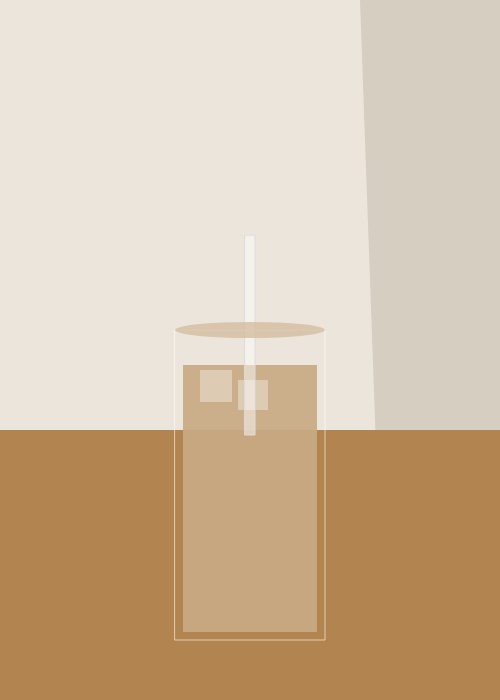
Frame 1 (no input)
Frame 60 (no input): identical to frame 1, image omitted
Frame 120 (the mouse pressed at the canvas centre since frame 60): identical to frame 1, image omitted

The p5.js sketch that drew this single still picture (run headless with seeded random() and noise() and a simulated clock; from frame 60 on, the mouse is pressed at the canvas centre):

// p5.js sketch
// ── sketch.js
function setup() {
  createCanvas(500, 700);
}

function draw() {
  // 배경벽
  background(235, 229, 219);

  //오른쪽 모서리 벽
  noStroke();
  fill(214, 206, 192);
  quad(360, 0, 500, 0, 500, 620, 385, 700);

  //원목 테이블
  noStroke();
  fill(178, 133, 80);
  rect(0, 430, 500, 270);

 

  //아이스 라떼
  fill(200, 171, 132, 235);
  rect(183, 365, 134, 267);

  //얼음 조각
  fill(255, 255, 255, 90);
  rect(200, 370, 32, 32);
  rect(238, 380, 30, 30);

  //빨대
  fill(255, 255, 255, 120);
  stroke(220, 220, 224);
  rect(245, 235, 10, 200);
  noStroke();

  //유리컵 테두리
  noFill();
  stroke(255, 255, 255, 150);
  rect(175, 330, 150, 310);

  //컵 입구
  noStroke();
  fill(213, 189, 158, 200);
  ellipse(250, 330, 150, 16);

}
